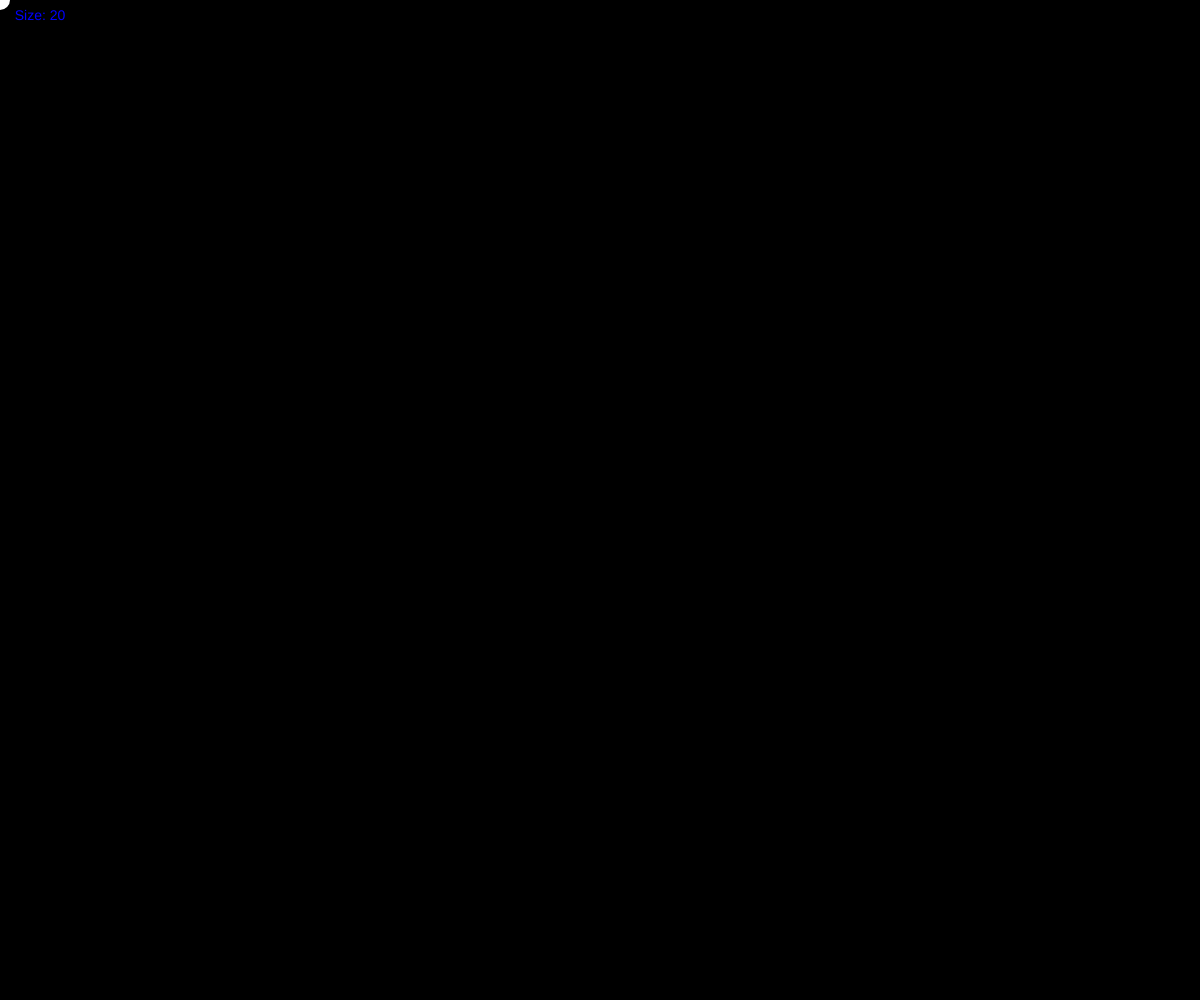
Frame 1 (no input)
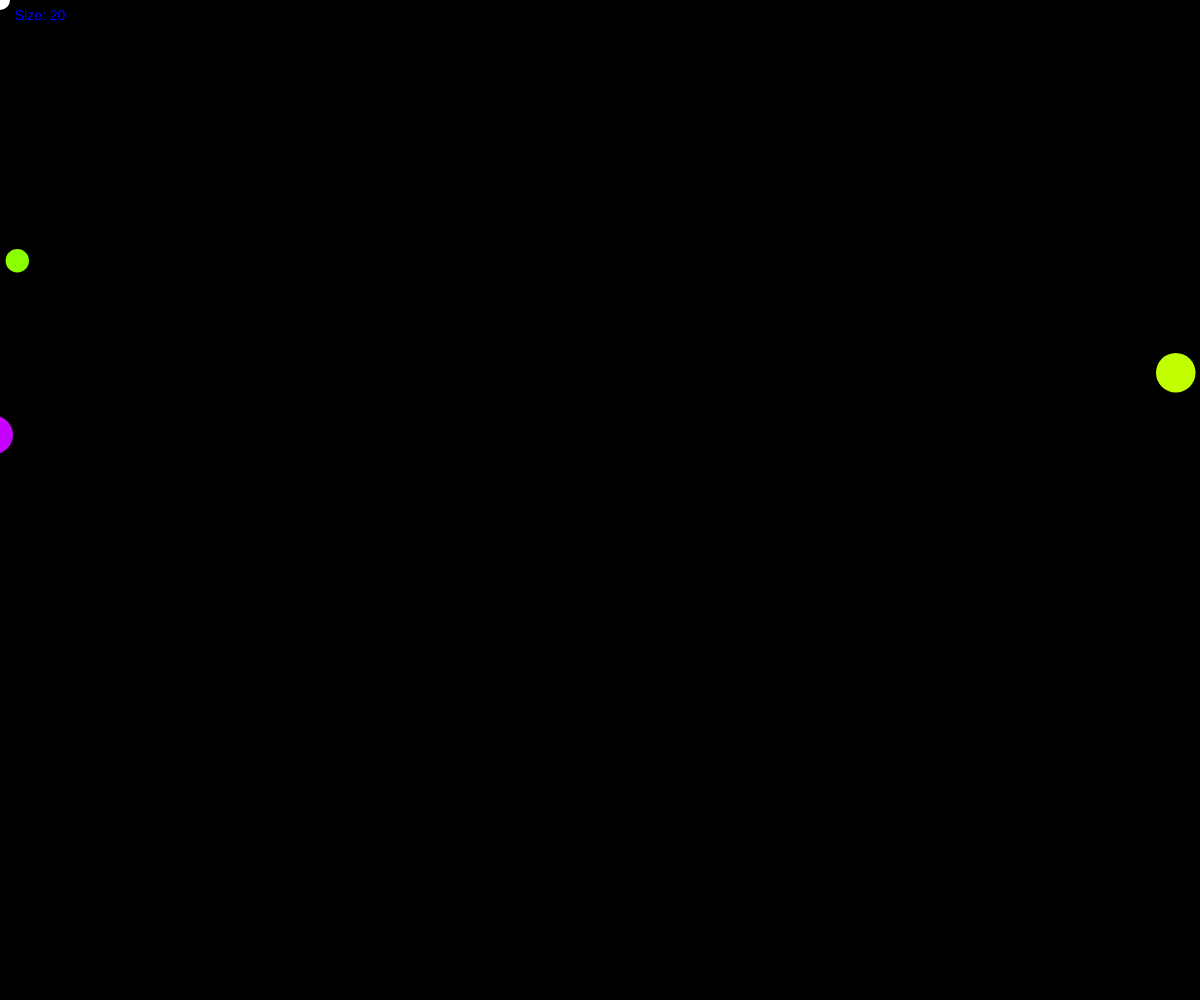
Frame 60 (no input)
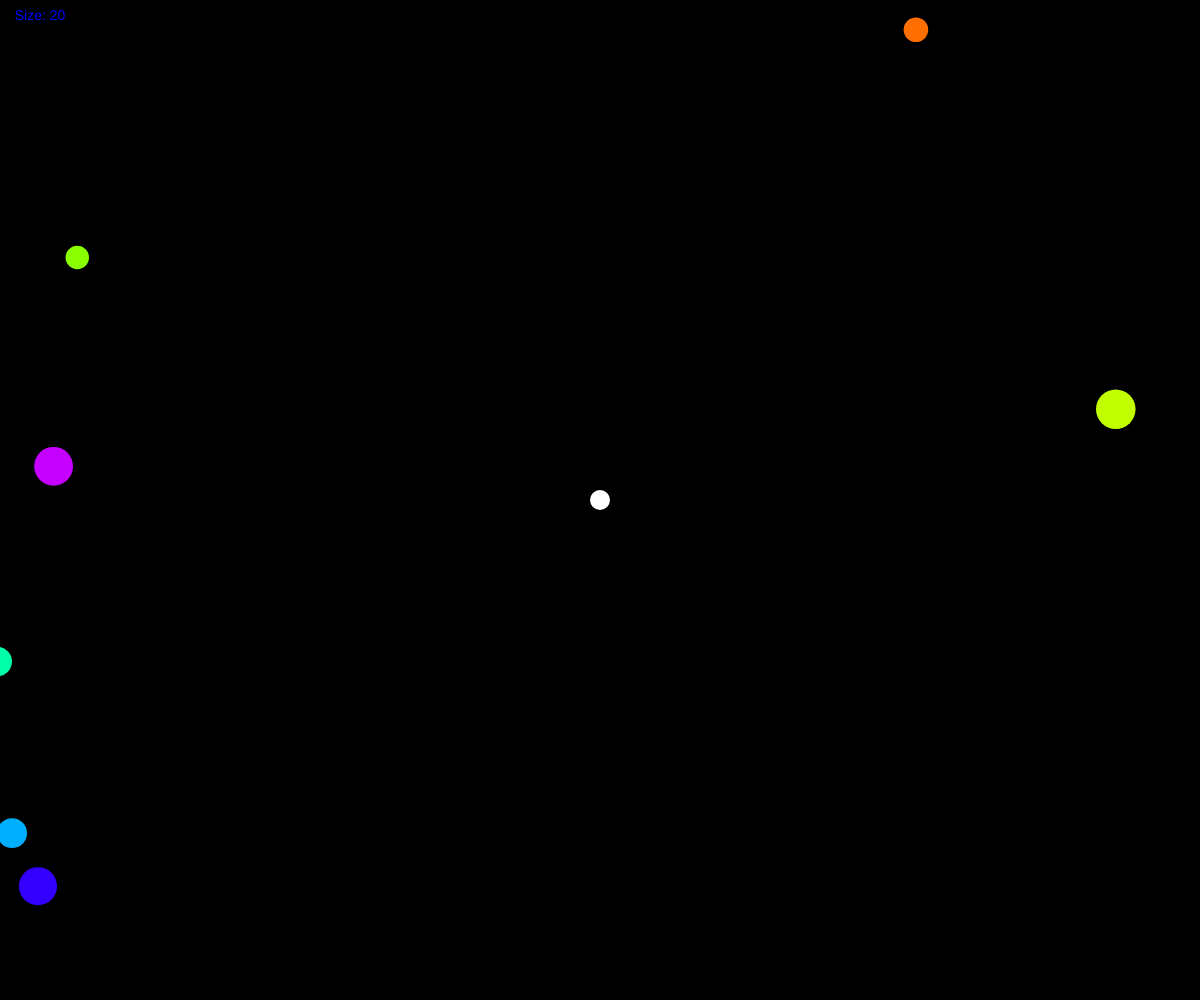
Frame 120 (the mouse pressed at the canvas centre since frame 60)

The p5.js sketch that drew these frames (run headless with seeded random() and noise() and a simulated clock; from frame 60 on, the mouse is pressed at the canvas centre):

// p5.js sketch
// ── sketch.js
let size = 20;
let enSizeMulti = size * 0.1

let circles = [];

let lastSpawnTime = 0;
let spawnInterval = 250;

let alive = true;

let stage = 30;

function setup() {
  createCanvas(windowWidth, windowHeight);
  colorMode(HSB, 360, 100, 100);
  
  textAlign(CENTER)
}

function draw() {
  background(0);
  noCursor()
  noStroke()
  fill(255)
  circle(mouseX, mouseY, size);
  
  if (millis() - lastSpawnTime > spawnInterval) {
    lastSpawnTime = millis();
    let maxEnemySize = size * 5;
    let bias = 0.9

    let r = pow(random(), bias); 
    let newSize = lerp(stage - 20, stage + 20, r); 
    circles.push(new Circle(newSize));
  }
  
  for(let i = circles.length - 1; i >= 0; i--){
    
    if(alive){
      circles[i].show();
      circles[i].update();
    }else{
      fill('red');
      textSize(50);
      text('you ded', width/2, height/2)
    }
    
    
    if(circles[i].isOffScreen()){
      circles.splice(i, 1);
    }
    
    if(circles[i].isTouchingPlayer()){
      if(circles[i].size > size){
        alive = false;
      }else{
        if(alive){size += 2}
        circles.splice(i, 1);
      }
    }
  }
  
  if(size > stage){
    stage += 10;
  }
  
  fill('blue');
  textSize(14)
  text('Size: ' + size, 40, 20);
}

class Player {
  constructor(){
    this.size = 10;
    this.pos = createVector()
  }
}

class Circle {
  constructor(size) {
    this.color = random(360);
    this.size = size;
    this.xVel = 0
    this.yVel = 0

    this.wall = floor(random(1, 5))
    
    if (this.wall === 1) {
      this.x = -this.size / 2;
      this.y = random(height); 
      this.xVel = 1;
      this.yVel = random(-1, 1);
    } else if (this.wall === 2) {
      this.x = random(width);
      this.y = -this.size / 2;
      this.xVel = random(-1, 1);
      this.yVel = 1;
    } else if (this.wall === 3) {
      this.x = width + this.size/2;
      this.y = random(height);
      this.xVel = -1;
      this.yVel = random(-1, 1)
    } else if (this.wall === 4) {
      this.x = random(width);
      this.y = height + this.size/2;
      this.xVel = random(-1, 1);
      this.yVel = -1;
    }
  }
  
  isOffScreen() {
    let r = this.size / 2;
    return (
      this.x + r < 0 || 
      this.x - r > width || 
      this.y + r < 0 || 
      this.y - r > height
    );
  }
  
  isTouchingPlayer() {
    let r = this.size / 2
    let d = dist(mouseX, mouseY, this.x, this.y)
    if(d < this.size/2 + size/2){return true; }
    return false;
  }
  
  show() {
    noStroke();
    fill(this.color, 100, 100);
    circle(this.x, this.y, this.size);
  }
  
  update() {
    this.x += this.xVel;
    this.y += this.yVel;
    
  }
}
